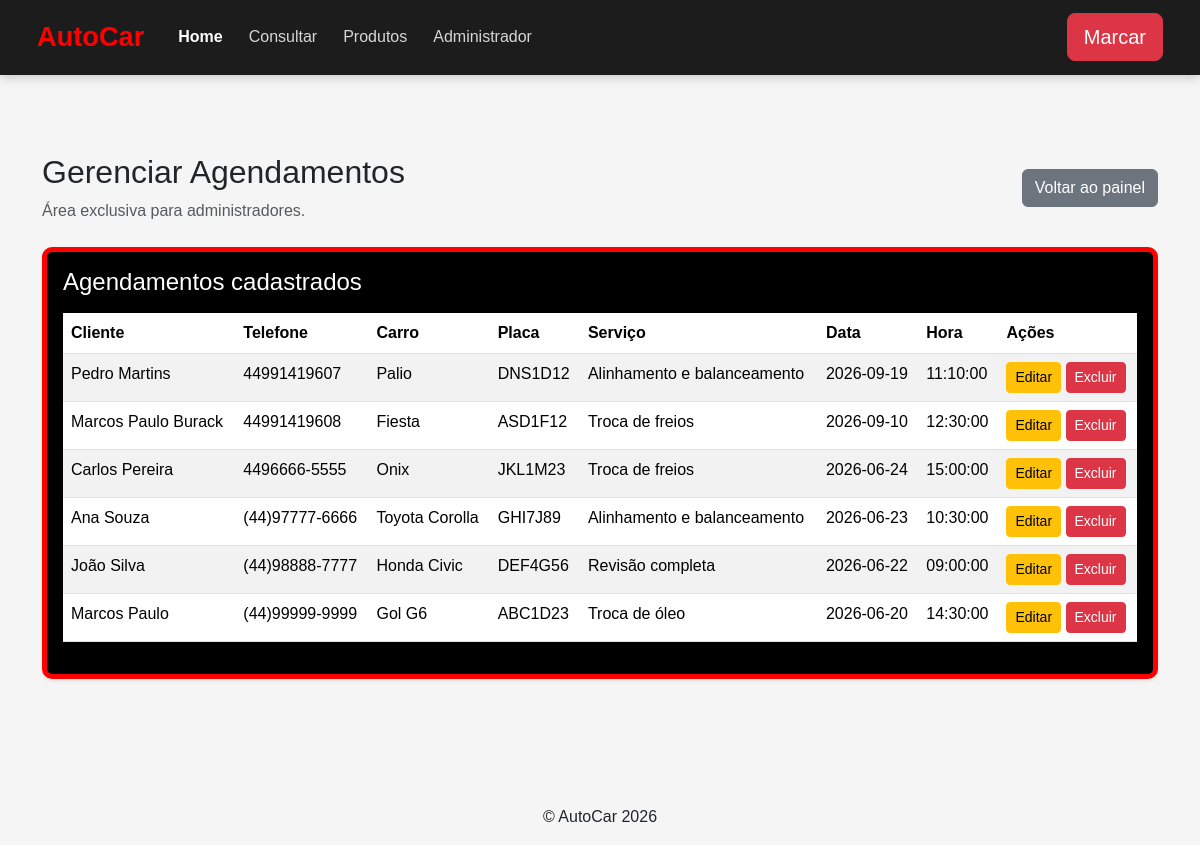
The app's page /gerenciar_agendamentos.php (signed in) with its own data.
### tables this page shows
CREATE TABLE `agendamentos` (
  `id` int(11) NOT NULL,
  `nome_cliente` varchar(100) NOT NULL,
  `telefone` varchar(20) DEFAULT NULL,
  `modelo_carro` varchar(100) DEFAULT NULL,
  `placa` varchar(10) DEFAULT NULL,
  `servico_id` int(11) DEFAULT NULL,
  `data_agendamento` date DEFAULT NULL,
  `hora_agendamento` time DEFAULT NULL
);

CREATE TABLE `servicos` (
  `id` int(11) NOT NULL,
  `nome` varchar(100) DEFAULT NULL,
  `descricao` text DEFAULT NULL,
  `preco` decimal(10,2) DEFAULT NULL
);

### gerenciar_agendamentos.php (the view, shortened to what this page needs)
<?php
include("conexao.php");
$sql = "
    SELECT
        a.id,
        a.nome_cliente,
        a.telefone,
        a.modelo_carro,
        a.placa,
        a.data_agendamento,
        a.hora_agendamento,
        s.nome AS nome_servico
    FROM agendamentos a
    LEFT JOIN servicos s
        ON a.servico_id = s.id
    ORDER BY a.data_agendamento DESC, a.hora_agendamento DESC
";
$resultado = $conn->query($sql);
?>
<?php include("header.php"); ?>
<div class="container py-5">
    <div class="d-flex justify-content-between align-items-center mb-4">
        <div>
            <h2>Gerenciar Agendamentos</h2>
            <p class="text-muted mb-0">
                Área exclusiva para administradores.
            </p>
        </div>
        <a href="admin.php" class="btn btn-secondary">
            Voltar ao painel
        </a>
    </div>
    <div class="card shadow-sm">
        <div class="card-body">
            <h4 class="mb-3">Agendamentos cadastrados</h4>
            <div class="table-responsive">
                <table class="table table-striped table-hover">
                    <thead>
                        <tr>
                            <th>Cliente</th>
                            <th>Telefone</th>
                            <th>Carro</th>
                            <th>Placa</th>
                            <th>Serviço</th>
                            <th>Data</th>
                            <th>Hora</th>
                            <th>Ações</th>
                        </tr>
                    </thead>
                    <tbody>
                        <?php if ($resultado && $resultado->num_rows > 0): ?>
                            <?php while ($agendamento = $resultado->fetch_assoc()): ?>
                                <tr>
                                    <td>
                                        <?= htmlspecialchars($agendamento["nome_cliente"]) ?>
                                    </td>
                                    <td>
                                        <?= htmlspecialchars($agendamento["telefone"]) ?>
                                    </td>
                                    <td>
                                        <?= htmlspecialchars($agendamento["modelo_carro"]) ?>
                                    </td>
                                    <td>
                                        <?= htmlspecialchars($agendamento["placa"]) ?>
                                    </td>
                                    <td>
                                        <?= htmlspecialchars(
                                            $agendamento["nome_servico"] ?? "Não informado"
                                        ) ?>
                                    </td>
                                    <td>
                                        <?= htmlspecialchars($agendamento["data_agendamento"]) ?>
                                    </td>
                                    <td>
                                        <?= htmlspecialchars($agendamento["hora_agendamento"]) ?>
                                    </td>
                                    <td class="text-nowrap">
                                        <a
                                            href="editar_agendamento.php?id=<?= (int) $agendamento["id"] ?>"
                                            class="btn btn-sm btn-warning"
                                        >
                                            Editar
                                        </a>
                                        <a
                                            href="excluir_agendamento.php?id=<?= (int) $agendamento["id"] ?>"
                                            class="btn btn-sm btn-danger"
                                            onclick="return confirm('Tem certeza que deseja excluir este agendamento?');"
                                        >
                                            Excluir
                                        </a>
                                    </td>
                                </tr>
                            <?php endwhile; ?>
                        <?php endif; ?>
                    </tbody>
                </table>
            </div>
        </div>
    </div>
</div>
<?php include("footer.php"); ?>

### style.css (style rules this page uses)
body { background-color: #f5f5f5; font-family: Arial, Helvetica, sans-serif; }
.card { background-color: #000; color: white; border: 5px solid red; border-radius: 10px; box-shadow: 0 0 15px rgba(220, 53, 69, 0.5); }

### records on screen
agendamentos: nome_cliente "Pedro Martins", telefone "44991419607", modelo_carro "Palio", placa "DNS1D12", servico.nome "Alinhamento e balanceamento", data_agendamento "2026-09-19", hora_agendamento "11:10:00"
agendamentos: nome_cliente "Marcos Paulo Burack", telefone "44991419608", modelo_carro "Fiesta", placa "ASD1F12", servico.nome "Troca de freios", data_agendamento "2026-09-10", hora_agendamento "12:30:00"
agendamentos: nome_cliente "Carlos Pereira", telefone "4496666-5555", modelo_carro "Onix", placa "JKL1M23", servico.nome "Troca de freios", data_agendamento "2026-06-24", hora_agendamento "15:00:00"
agendamentos: nome_cliente "Ana Souza", telefone "(44)97777-6666", modelo_carro "Toyota Corolla", placa "GHI7J89", servico.nome "Alinhamento e balanceamento", data_agendamento "2026-06-23", hora_agendamento "10:30:00"
agendamentos: nome_cliente "João Silva", telefone "(44)98888-7777", modelo_carro "Honda Civic", placa "DEF4G56", servico.nome "Revisão completa", data_agendamento "2026-06-22", hora_agendamento "09:00:00"
agendamentos: nome_cliente "Marcos Paulo", telefone "(44)99999-9999", modelo_carro "Gol G6", placa "ABC1D23", servico.nome "Troca de óleo", data_agendamento "2026-06-20", hora_agendamento "14:30:00"
